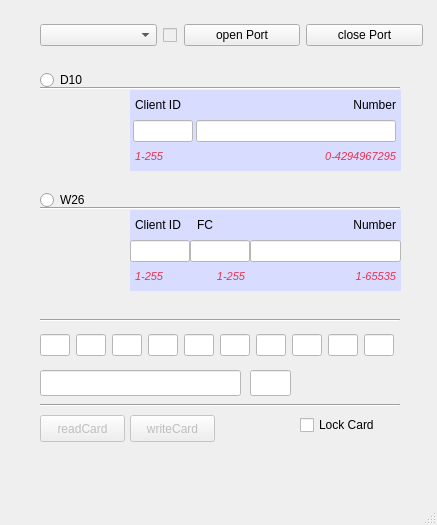
<?xml version="1.0" encoding="UTF-8"?>
<ui version="4.0">
 <class>d302reader</class>
 <widget class="QMainWindow" name="d302reader">
  <property name="geometry">
   <rect>
    <x>0</x>
    <y>0</y>
    <width>437</width>
    <height>525</height>
   </rect>
  </property>
  <property name="windowTitle">
   <string>D302 Reader</string>
  </property>
  <widget class="QWidget" name="centralwidget">
   <widget class="QWidget" name="horizontalLayoutWidget">
    <property name="geometry">
     <rect>
      <x>40</x>
      <y>20</y>
      <width>383</width>
      <height>31</height>
     </rect>
    </property>
    <layout class="QHBoxLayout" name="horizontalLayout">
     <item>
      <widget class="QComboBox" name="combo_port"/>
     </item>
     <item>
      <widget class="QCheckBox" name="port_open_check">
       <property name="enabled">
        <bool>false</bool>
       </property>
       <property name="maximumSize">
        <size>
         <width>15</width>
         <height>16777215</height>
        </size>
       </property>
       <property name="styleSheet">
        <string notr="true"/>
       </property>
       <property name="text">
        <string/>
       </property>
       <property name="checked">
        <bool>false</bool>
       </property>
      </widget>
     </item>
     <item>
      <widget class="QPushButton" name="btn_port_open">
       <property name="text">
        <string>open Port</string>
       </property>
       <attribute name="buttonGroup">
        <string notr="true">portButtonGroup</string>
       </attribute>
      </widget>
     </item>
     <item>
      <widget class="QPushButton" name="btn_port_close">
       <property name="text">
        <string>close Port</string>
       </property>
       <attribute name="buttonGroup">
        <string notr="true">portButtonGroup</string>
       </attribute>
      </widget>
     </item>
    </layout>
   </widget>
   <widget class="QPushButton" name="btn_card_read">
    <property name="enabled">
     <bool>false</bool>
    </property>
    <property name="geometry">
     <rect>
      <x>40</x>
      <y>415</y>
      <width>85</width>
      <height>27</height>
     </rect>
    </property>
    <property name="text">
     <string>readCard</string>
    </property>
   </widget>
   <widget class="QPushButton" name="btn_card_write">
    <property name="enabled">
     <bool>false</bool>
    </property>
    <property name="geometry">
     <rect>
      <x>130</x>
      <y>415</y>
      <width>85</width>
      <height>27</height>
     </rect>
    </property>
    <property name="text">
     <string>writeCard</string>
    </property>
   </widget>
   <widget class="QCheckBox" name="card_lock">
    <property name="geometry">
     <rect>
      <x>300</x>
      <y>415</y>
      <width>101</width>
      <height>20</height>
     </rect>
    </property>
    <property name="text">
     <string>Lock Card</string>
    </property>
   </widget>
   <widget class="QLineEdit" name="text_card_hex">
    <property name="enabled">
     <bool>true</bool>
    </property>
    <property name="geometry">
     <rect>
      <x>40</x>
      <y>370</y>
      <width>201</width>
      <height>26</height>
     </rect>
    </property>
    <property name="layoutDirection">
     <enum>Qt::RightToLeft</enum>
    </property>
    <property name="styleSheet">
     <string notr="true">background: white;</string>
    </property>
    <property name="alignment">
     <set>Qt::AlignJustify|Qt::AlignVCenter</set>
    </property>
    <property name="readOnly">
     <bool>false</bool>
    </property>
    <property name="placeholderText">
     <string notr="true"/>
    </property>
   </widget>
   <widget class="QTextEdit" name="message_box">
    <property name="enabled">
     <bool>false</bool>
    </property>
    <property name="geometry">
     <rect>
      <x>40</x>
      <y>450</y>
      <width>361</width>
      <height>41</height>
     </rect>
    </property>
    <property name="styleSheet">
     <string notr="true">background: transparent; color:red;</string>
    </property>
   </widget>
   <widget class="QWidget" name="horizontalLayoutWidget_3">
    <property name="enabled">
     <bool>false</bool>
    </property>
    <property name="geometry">
     <rect>
      <x>40</x>
      <y>330</y>
      <width>361</width>
      <height>31</height>
     </rect>
    </property>
    <layout class="QHBoxLayout" name="horizontalLayout_9">
     <item>
      <widget class="QLineEdit" name="text_card_hex_0">
       <property name="enabled">
        <bool>false</bool>
       </property>
       <property name="maximumSize">
        <size>
         <width>30</width>
         <height>16777215</height>
        </size>
       </property>
       <property name="styleSheet">
        <string notr="true">background: white; color: blue;</string>
       </property>
       <property name="alignment">
        <set>Qt::AlignCenter</set>
       </property>
       <property name="readOnly">
        <bool>true</bool>
       </property>
       <property name="placeholderText">
        <string notr="true"/>
       </property>
      </widget>
     </item>
     <item>
      <widget class="QLineEdit" name="text_card_hex_1">
       <property name="enabled">
        <bool>false</bool>
       </property>
       <property name="maximumSize">
        <size>
         <width>30</width>
         <height>16777215</height>
        </size>
       </property>
       <property name="styleSheet">
        <string notr="true">background: white; color: blue;</string>
       </property>
       <property name="alignment">
        <set>Qt::AlignCenter</set>
       </property>
       <property name="readOnly">
        <bool>true</bool>
       </property>
       <property name="placeholderText">
        <string notr="true"/>
       </property>
      </widget>
     </item>
     <item>
      <widget class="QLineEdit" name="text_card_hex_2">
       <property name="enabled">
        <bool>false</bool>
       </property>
       <property name="maximumSize">
        <size>
         <width>30</width>
         <height>16777215</height>
        </size>
       </property>
       <property name="styleSheet">
        <string notr="true">background: white; color: blue;</string>
       </property>
       <property name="alignment">
        <set>Qt::AlignCenter</set>
       </property>
       <property name="readOnly">
        <bool>true</bool>
       </property>
       <property name="placeholderText">
        <string notr="true"/>
       </property>
      </widget>
     </item>
     <item>
      <widget class="QLineEdit" name="text_card_hex_3">
       <property name="enabled">
        <bool>false</bool>
       </property>
       <property name="maximumSize">
        <size>
         <width>30</width>
         <height>16777215</height>
        </size>
       </property>
       <property name="styleSheet">
        <string notr="true">background: white; color: blue;</string>
       </property>
       <property name="alignment">
        <set>Qt::AlignCenter</set>
       </property>
       <property name="readOnly">
        <bool>true</bool>
       </property>
       <property name="placeholderText">
        <string notr="true"/>
       </property>
      </widget>
     </item>
     <item>
      <widget class="QLineEdit" name="text_card_hex_4">
       <property name="enabled">
        <bool>false</bool>
       </property>
       <property name="maximumSize">
        <size>
         <width>30</width>
         <height>16777215</height>
        </size>
       </property>
       <property name="styleSheet">
        <string notr="true">background: white; color: blue;</string>
       </property>
       <property name="alignment">
        <set>Qt::AlignCenter</set>
       </property>
       <property name="readOnly">
        <bool>true</bool>
       </property>
       <property name="placeholderText">
        <string notr="true"/>
       </property>
      </widget>
     </item>
     <item>
      <widget class="QLineEdit" name="text_card_hex_5">
       <property name="enabled">
        <bool>false</bool>
       </property>
       <property name="maximumSize">
        <size>
         <width>30</width>
         <height>16777215</height>
        </size>
       </property>
       <property name="styleSheet">
        <string notr="true">background: white; color: blue;</string>
       </property>
       <property name="alignment">
        <set>Qt::AlignCenter</set>
       </property>
       <property name="readOnly">
        <bool>true</bool>
       </property>
       <property name="placeholderText">
        <string notr="true"/>
       </property>
      </widget>
     </item>
     <item>
      <widget class="QLineEdit" name="text_card_hex_6">
       <property name="enabled">
        <bool>false</bool>
       </property>
       <property name="maximumSize">
        <size>
         <width>30</width>
         <height>16777215</height>
        </size>
       </property>
       <property name="styleSheet">
        <string notr="true">background: white; color: blue;</string>
       </property>
       <property name="alignment">
        <set>Qt::AlignCenter</set>
       </property>
       <property name="readOnly">
        <bool>true</bool>
       </property>
       <property name="placeholderText">
        <string notr="true"/>
       </property>
      </widget>
     </item>
     <item>
      <widget class="QLineEdit" name="text_card_hex_7">
       <property name="enabled">
        <bool>false</bool>
       </property>
       <property name="maximumSize">
        <size>
         <width>30</width>
         <height>16777215</height>
        </size>
       </property>
       <property name="styleSheet">
        <string notr="true">background: white; color: blue;</string>
       </property>
       <property name="alignment">
        <set>Qt::AlignCenter</set>
       </property>
       <property name="readOnly">
        <bool>true</bool>
       </property>
       <property name="placeholderText">
        <string notr="true"/>
       </property>
      </widget>
     </item>
     <item>
      <widget class="QLineEdit" name="text_card_hex_8">
       <property name="enabled">
        <bool>false</bool>
       </property>
       <property name="maximumSize">
        <size>
         <width>30</width>
         <height>16777215</height>
        </size>
       </property>
       <property name="styleSheet">
        <string notr="true">background: white; color: blue;</string>
       </property>
       <property name="alignment">
        <set>Qt::AlignCenter</set>
       </property>
       <property name="readOnly">
        <bool>true</bool>
       </property>
       <property name="placeholderText">
        <string notr="true"/>
       </property>
      </widget>
     </item>
     <item>
      <widget class="QLineEdit" name="text_card_hex_9">
       <property name="enabled">
        <bool>false</bool>
       </property>
       <property name="maximumSize">
        <size>
         <width>30</width>
         <height>16777215</height>
        </size>
       </property>
       <property name="styleSheet">
        <string notr="true">background: white; color: blue;</string>
       </property>
       <property name="alignment">
        <set>Qt::AlignCenter</set>
       </property>
       <property name="readOnly">
        <bool>true</bool>
       </property>
       <property name="placeholderText">
        <string notr="true"/>
       </property>
      </widget>
     </item>
    </layout>
   </widget>
   <widget class="QLineEdit" name="text_card_hex_checksum">
    <property name="enabled">
     <bool>false</bool>
    </property>
    <property name="geometry">
     <rect>
      <x>250</x>
      <y>370</y>
      <width>41</width>
      <height>26</height>
     </rect>
    </property>
    <property name="styleSheet">
     <string notr="true">background: white;</string>
    </property>
    <property name="alignment">
     <set>Qt::AlignJustify|Qt::AlignVCenter</set>
    </property>
    <property name="readOnly">
     <bool>true</bool>
    </property>
    <property name="placeholderText">
     <string notr="true"/>
    </property>
   </widget>
   <widget class="QGroupBox" name="d10_group">
    <property name="enabled">
     <bool>true</bool>
    </property>
    <property name="geometry">
     <rect>
      <x>130</x>
      <y>90</y>
      <width>271</width>
      <height>81</height>
     </rect>
    </property>
    <property name="autoFillBackground">
     <bool>false</bool>
    </property>
    <property name="styleSheet">
     <string notr="true">background: #D8DCFF;</string>
    </property>
    <property name="title">
     <string/>
    </property>
    <property name="flat">
     <bool>false</bool>
    </property>
    <property name="checkable">
     <bool>false</bool>
    </property>
    <widget class="QWidget" name="layoutWidget">
     <property name="geometry">
      <rect>
       <x>0</x>
       <y>0</y>
       <width>271</width>
       <height>81</height>
      </rect>
     </property>
     <layout class="QVBoxLayout" name="verticalLayout_2">
      <property name="spacing">
       <number>0</number>
      </property>
      <item>
       <layout class="QHBoxLayout" name="horizontalLayout_4">
        <property name="leftMargin">
         <number>5</number>
        </property>
        <property name="rightMargin">
         <number>5</number>
        </property>
        <item>
         <widget class="QLabel" name="label_2">
          <property name="maximumSize">
           <size>
            <width>62</width>
            <height>16777215</height>
           </size>
          </property>
          <property name="layoutDirection">
           <enum>Qt::LeftToRight</enum>
          </property>
          <property name="styleSheet">
           <string/>
          </property>
          <property name="frameShape">
           <enum>QFrame::NoFrame</enum>
          </property>
          <property name="frameShadow">
           <enum>QFrame::Plain</enum>
          </property>
          <property name="lineWidth">
           <number>1</number>
          </property>
          <property name="text">
           <string>Client ID</string>
          </property>
         </widget>
        </item>
        <item>
         <widget class="QLabel" name="label_4">
          <property name="maximumSize">
           <size>
            <width>200</width>
            <height>16777215</height>
           </size>
          </property>
          <property name="layoutDirection">
           <enum>Qt::LeftToRight</enum>
          </property>
          <property name="autoFillBackground">
           <bool>false</bool>
          </property>
          <property name="styleSheet">
           <string notr="true"/>
          </property>
          <property name="frameShape">
           <enum>QFrame::NoFrame</enum>
          </property>
          <property name="text">
           <string>Number</string>
          </property>
          <property name="alignment">
           <set>Qt::AlignRight|Qt::AlignTrailing|Qt::AlignVCenter</set>
          </property>
         </widget>
        </item>
       </layout>
      </item>
      <item>
       <layout class="QHBoxLayout" name="horizontalLayout_3">
        <item>
         <widget class="QLineEdit" name="text_d10_clientid">
          <property name="enabled">
           <bool>true</bool>
          </property>
          <property name="maximumSize">
           <size>
            <width>60</width>
            <height>16777215</height>
           </size>
          </property>
          <property name="layoutDirection">
           <enum>Qt::RightToLeft</enum>
          </property>
          <property name="styleSheet">
           <string notr="true">background: white;</string>
          </property>
          <property name="inputMask">
           <string>000</string>
          </property>
          <property name="text">
           <string/>
          </property>
          <property name="maxLength">
           <number>3</number>
          </property>
          <property name="alignment">
           <set>Qt::AlignRight|Qt::AlignTrailing|Qt::AlignVCenter</set>
          </property>
         </widget>
        </item>
        <item>
         <widget class="QLineEdit" name="text_d10_numbers">
          <property name="enabled">
           <bool>true</bool>
          </property>
          <property name="maximumSize">
           <size>
            <width>200</width>
            <height>16777215</height>
           </size>
          </property>
          <property name="layoutDirection">
           <enum>Qt::RightToLeft</enum>
          </property>
          <property name="styleSheet">
           <string notr="true">background: white;</string>
          </property>
          <property name="inputMask">
           <string>0000000000</string>
          </property>
          <property name="text">
           <string/>
          </property>
          <property name="maxLength">
           <number>10</number>
          </property>
          <property name="alignment">
           <set>Qt::AlignRight|Qt::AlignTrailing|Qt::AlignVCenter</set>
          </property>
         </widget>
        </item>
       </layout>
      </item>
      <item>
       <layout class="QHBoxLayout" name="horizontalLayout_5">
        <property name="leftMargin">
         <number>5</number>
        </property>
        <property name="rightMargin">
         <number>5</number>
        </property>
        <item>
         <widget class="QLabel" name="label_3">
          <property name="maximumSize">
           <size>
            <width>67</width>
            <height>16777215</height>
           </size>
          </property>
          <property name="font">
           <font>
            <pointsize>8</pointsize>
            <italic>true</italic>
           </font>
          </property>
          <property name="styleSheet">
           <string notr="true">color: #E83151;</string>
          </property>
          <property name="frameShape">
           <enum>QFrame::NoFrame</enum>
          </property>
          <property name="text">
           <string>1-255</string>
          </property>
          <property name="wordWrap">
           <bool>false</bool>
          </property>
         </widget>
        </item>
        <item>
         <widget class="QLabel" name="label_5">
          <property name="maximumSize">
           <size>
            <width>200</width>
            <height>16777215</height>
           </size>
          </property>
          <property name="font">
           <font>
            <pointsize>8</pointsize>
            <italic>true</italic>
           </font>
          </property>
          <property name="layoutDirection">
           <enum>Qt::LeftToRight</enum>
          </property>
          <property name="styleSheet">
           <string notr="true">color: #E83151; </string>
          </property>
          <property name="frameShape">
           <enum>QFrame::NoFrame</enum>
          </property>
          <property name="text">
           <string>0-4294967295</string>
          </property>
          <property name="alignment">
           <set>Qt::AlignRight|Qt::AlignTrailing|Qt::AlignVCenter</set>
          </property>
          <property name="wordWrap">
           <bool>false</bool>
          </property>
         </widget>
        </item>
       </layout>
      </item>
     </layout>
    </widget>
   </widget>
   <widget class="QGroupBox" name="w26_group">
    <property name="enabled">
     <bool>true</bool>
    </property>
    <property name="geometry">
     <rect>
      <x>130</x>
      <y>210</y>
      <width>271</width>
      <height>81</height>
     </rect>
    </property>
    <property name="styleSheet">
     <string notr="true">background: #D8DCFF;</string>
    </property>
    <property name="title">
     <string/>
    </property>
    <widget class="QWidget" name="layoutWidget">
     <property name="geometry">
      <rect>
       <x>0</x>
       <y>0</y>
       <width>271</width>
       <height>81</height>
      </rect>
     </property>
     <layout class="QVBoxLayout" name="verticalLayout_3">
      <property name="spacing">
       <number>0</number>
      </property>
      <item>
       <layout class="QHBoxLayout" name="horizontalLayout_6">
        <property name="leftMargin">
         <number>5</number>
        </property>
        <property name="topMargin">
         <number>0</number>
        </property>
        <property name="rightMargin">
         <number>5</number>
        </property>
        <item>
         <widget class="QLabel" name="label_6">
          <property name="maximumSize">
           <size>
            <width>62</width>
            <height>16777215</height>
           </size>
          </property>
          <property name="styleSheet">
           <string/>
          </property>
          <property name="text">
           <string>Client ID</string>
          </property>
         </widget>
        </item>
        <item>
         <widget class="QLabel" name="label_7">
          <property name="maximumSize">
           <size>
            <width>62</width>
            <height>16777215</height>
           </size>
          </property>
          <property name="layoutDirection">
           <enum>Qt::LeftToRight</enum>
          </property>
          <property name="styleSheet">
           <string/>
          </property>
          <property name="text">
           <string>FC</string>
          </property>
         </widget>
        </item>
        <item>
         <widget class="QLabel" name="label_11">
          <property name="layoutDirection">
           <enum>Qt::LeftToRight</enum>
          </property>
          <property name="autoFillBackground">
           <bool>false</bool>
          </property>
          <property name="styleSheet">
           <string notr="true"/>
          </property>
          <property name="text">
           <string>Number</string>
          </property>
          <property name="alignment">
           <set>Qt::AlignRight|Qt::AlignTrailing|Qt::AlignVCenter</set>
          </property>
         </widget>
        </item>
       </layout>
      </item>
      <item>
       <layout class="QHBoxLayout" name="horizontalLayout_7">
        <item>
         <widget class="QLineEdit" name="text_w26_clientid">
          <property name="enabled">
           <bool>true</bool>
          </property>
          <property name="maximumSize">
           <size>
            <width>60</width>
            <height>16777215</height>
           </size>
          </property>
          <property name="layoutDirection">
           <enum>Qt::RightToLeft</enum>
          </property>
          <property name="styleSheet">
           <string notr="true">background: white;</string>
          </property>
          <property name="inputMask">
           <string extracomment="000">000</string>
          </property>
          <property name="text">
           <string/>
          </property>
          <property name="maxLength">
           <number>3</number>
          </property>
          <property name="cursorPosition">
           <number>3</number>
          </property>
          <property name="alignment">
           <set>Qt::AlignRight|Qt::AlignTrailing|Qt::AlignVCenter</set>
          </property>
         </widget>
        </item>
        <item>
         <widget class="QLineEdit" name="text_w26_fc">
          <property name="enabled">
           <bool>true</bool>
          </property>
          <property name="maximumSize">
           <size>
            <width>60</width>
            <height>16777215</height>
           </size>
          </property>
          <property name="layoutDirection">
           <enum>Qt::RightToLeft</enum>
          </property>
          <property name="styleSheet">
           <string notr="true">background: white;</string>
          </property>
          <property name="inputMask">
           <string>000</string>
          </property>
          <property name="text">
           <string/>
          </property>
          <property name="maxLength">
           <number>3</number>
          </property>
          <property name="cursorPosition">
           <number>3</number>
          </property>
          <property name="alignment">
           <set>Qt::AlignRight|Qt::AlignTrailing|Qt::AlignVCenter</set>
          </property>
         </widget>
        </item>
        <item>
         <widget class="QLineEdit" name="text_w26_numbers">
          <property name="enabled">
           <bool>true</bool>
          </property>
          <property name="layoutDirection">
           <enum>Qt::RightToLeft</enum>
          </property>
          <property name="styleSheet">
           <string notr="true">background: white;</string>
          </property>
          <property name="inputMask">
           <string>00000</string>
          </property>
          <property name="text">
           <string/>
          </property>
          <property name="maxLength">
           <number>5</number>
          </property>
          <property name="cursorPosition">
           <number>5</number>
          </property>
          <property name="alignment">
           <set>Qt::AlignRight|Qt::AlignTrailing|Qt::AlignVCenter</set>
          </property>
         </widget>
        </item>
       </layout>
      </item>
      <item>
       <layout class="QHBoxLayout" name="horizontalLayout_8">
        <property name="spacing">
         <number>0</number>
        </property>
        <property name="leftMargin">
         <number>5</number>
        </property>
        <property name="rightMargin">
         <number>5</number>
        </property>
        <item>
         <widget class="QLabel" name="label_9">
          <property name="maximumSize">
           <size>
            <width>55</width>
            <height>16777215</height>
           </size>
          </property>
          <property name="font">
           <font>
            <pointsize>8</pointsize>
            <italic>true</italic>
           </font>
          </property>
          <property name="styleSheet">
           <string notr="true">color: #E83151;</string>
          </property>
          <property name="text">
           <string>1-255</string>
          </property>
          <property name="wordWrap">
           <bool>false</bool>
          </property>
         </widget>
        </item>
        <item>
         <widget class="QLabel" name="label_10">
          <property name="maximumSize">
           <size>
            <width>55</width>
            <height>16777215</height>
           </size>
          </property>
          <property name="font">
           <font>
            <pointsize>8</pointsize>
            <italic>true</italic>
           </font>
          </property>
          <property name="layoutDirection">
           <enum>Qt::LeftToRight</enum>
          </property>
          <property name="styleSheet">
           <string notr="true">color: #E83151;</string>
          </property>
          <property name="text">
           <string>1-255</string>
          </property>
          <property name="alignment">
           <set>Qt::AlignRight|Qt::AlignTrailing|Qt::AlignVCenter</set>
          </property>
          <property name="wordWrap">
           <bool>false</bool>
          </property>
         </widget>
        </item>
        <item>
         <widget class="QLabel" name="label_12">
          <property name="font">
           <font>
            <pointsize>8</pointsize>
            <italic>true</italic>
           </font>
          </property>
          <property name="layoutDirection">
           <enum>Qt::LeftToRight</enum>
          </property>
          <property name="styleSheet">
           <string notr="true">color: #E83151; </string>
          </property>
          <property name="text">
           <string>1-65535</string>
          </property>
          <property name="alignment">
           <set>Qt::AlignRight|Qt::AlignTrailing|Qt::AlignVCenter</set>
          </property>
          <property name="wordWrap">
           <bool>false</bool>
          </property>
         </widget>
        </item>
       </layout>
      </item>
     </layout>
    </widget>
   </widget>
   <widget class="QRadioButton" name="btn_radio_w26">
    <property name="geometry">
     <rect>
      <x>40</x>
      <y>190</y>
      <width>96</width>
      <height>20</height>
     </rect>
    </property>
    <property name="text">
     <string>W26 </string>
    </property>
    <attribute name="buttonGroup">
     <string notr="true">radioButtonGroup</string>
    </attribute>
   </widget>
   <widget class="QRadioButton" name="btn_radio_d10">
    <property name="geometry">
     <rect>
      <x>40</x>
      <y>70</y>
      <width>91</width>
      <height>20</height>
     </rect>
    </property>
    <property name="text">
     <string>D10</string>
    </property>
    <attribute name="buttonGroup">
     <string notr="true">radioButtonGroup</string>
    </attribute>
   </widget>
   <widget class="Line" name="line">
    <property name="geometry">
     <rect>
      <x>40</x>
      <y>200</y>
      <width>360</width>
      <height>16</height>
     </rect>
    </property>
    <property name="orientation">
     <enum>Qt::Horizontal</enum>
    </property>
   </widget>
   <widget class="Line" name="line_2">
    <property name="geometry">
     <rect>
      <x>40</x>
      <y>395</y>
      <width>360</width>
      <height>20</height>
     </rect>
    </property>
    <property name="orientation">
     <enum>Qt::Horizontal</enum>
    </property>
   </widget>
   <widget class="Line" name="line_3">
    <property name="geometry">
     <rect>
      <x>40</x>
      <y>80</y>
      <width>360</width>
      <height>16</height>
     </rect>
    </property>
    <property name="orientation">
     <enum>Qt::Horizontal</enum>
    </property>
   </widget>
   <widget class="Line" name="line_4">
    <property name="geometry">
     <rect>
      <x>40</x>
      <y>310</y>
      <width>360</width>
      <height>20</height>
     </rect>
    </property>
    <property name="orientation">
     <enum>Qt::Horizontal</enum>
    </property>
   </widget>
  </widget>
  <widget class="QStatusBar" name="statusbar"/>
 </widget>
 <tabstops>
  <tabstop>btn_port_open</tabstop>
  <tabstop>btn_port_close</tabstop>
  <tabstop>text_w26_clientid</tabstop>
  <tabstop>text_w26_fc</tabstop>
  <tabstop>text_w26_numbers</tabstop>
  <tabstop>btn_card_read</tabstop>
  <tabstop>btn_card_write</tabstop>
  <tabstop>text_card_hex</tabstop>
  <tabstop>card_lock</tabstop>
  <tabstop>text_card_hex_0</tabstop>
  <tabstop>text_card_hex_1</tabstop>
  <tabstop>text_card_hex_2</tabstop>
  <tabstop>text_card_hex_3</tabstop>
  <tabstop>text_card_hex_4</tabstop>
  <tabstop>text_card_hex_5</tabstop>
  <tabstop>text_card_hex_6</tabstop>
  <tabstop>text_card_hex_8</tabstop>
  <tabstop>text_card_hex_9</tabstop>
  <tabstop>port_open_check</tabstop>
  <tabstop>message_box</tabstop>
 </tabstops>
 <resources/>
 <connections/>
 <buttongroups>
  <buttongroup name="portButtonGroup"/>
  <buttongroup name="radioButtonGroup"/>
 </buttongroups>
</ui>
